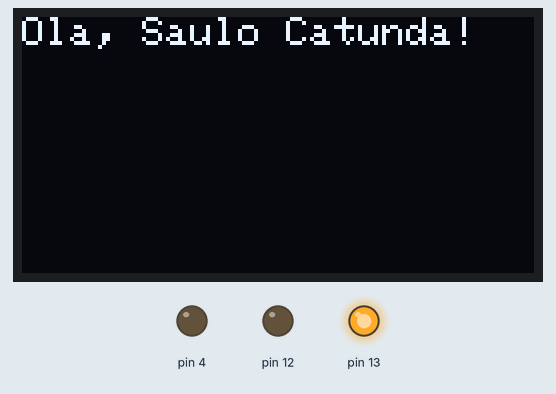
Recording of a sketch running on a simulated Arduino Uno, built with avr-gcc and run on an emulated ATmega328P. Parts: 128×64 one-colour display, output pins drawn as LEDs (lit = HIGH).

Above: at 0.1 s.
At 5.1 s:
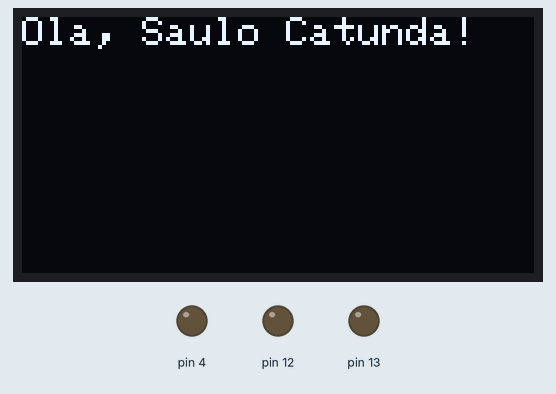
At 34.1 s:
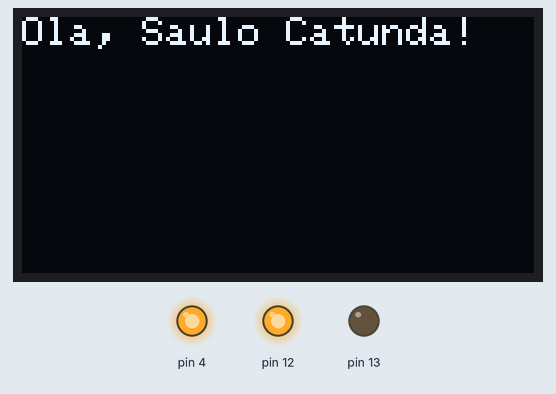
At 59.1 s:
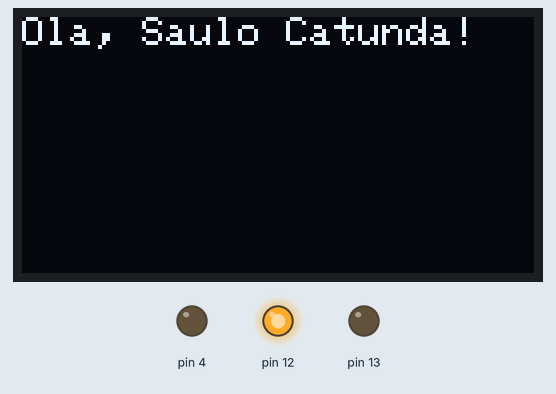
At 126.1 s:
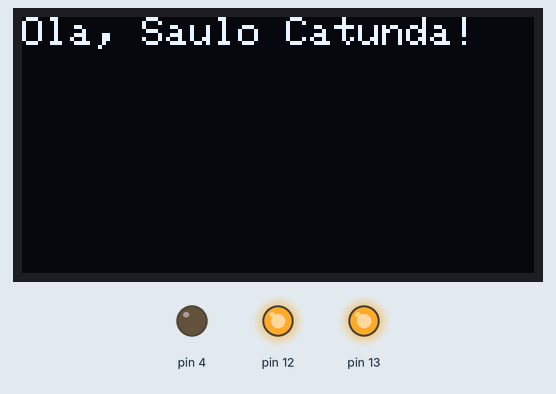
Timing chart, 0 to 127.6 s (numbered marks = the images above):
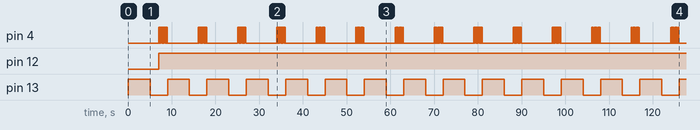

Measured:
- by itself, pin 4: repeats every 9.0 s: 9 × (LOW 0.10 s, HIGH 0.10 s), LOW 7.1 s, HIGH 0.10 s
- by itself, pin 12: LOW → HIGH at 7.1 s
- by itself, pin 13: alternates HIGH for 5.0 s and LOW for 4.0 s

The sketch:

sketch_apr29a.ino
```cpp
#include <Wire.h>
#include <Adafruit_GFX.h>
#include <Adafruit_SSD1306.h>

#define SCREEN_WIDTH 128
#define SCREEN_HEIGHT 64

Adafruit_SSD1306 display(SCREEN_WIDTH, SCREEN_HEIGHT, &Wire, -1);


void setup() {
  pinMode(13, OUTPUT);
  pinMode(12, OUTPUT);
  pinMode(4, OUTPUT);
  // put your setup code here, to run once:

  //display
  if (!display.begin(SSD1306_SWITCHCAPVCC, 0x3C)) {
    Serial.println(F("Display OLED não encontrado"));
    for(;;);
  }
  display.clearDisplay();
  display.setTextSize(1);
  display.setTextColor(SSD1306_WHITE);
  display.setCursor(0, 0);
  display.println("Ola, Saulo Catunda!");
  display.display();
}

void loop() {
  //led 13 pisca
  digitalWrite(13, HIGH);
  delay(5000);
  digitalWrite(13,LOW);
  delay(2000);
  //led 12 fica aceso
  digitalWrite(12, HIGH);
  //led vermelho piscando rapido
  for (int i = 0; i < 10; i++) {
      digitalWrite(4, HIGH);
      delay(100);
      digitalWrite(4, LOW);
      delay(100);
    }
  //display

  // put your main code here, to run repeatedly:
}
void loop2() {

}
```
